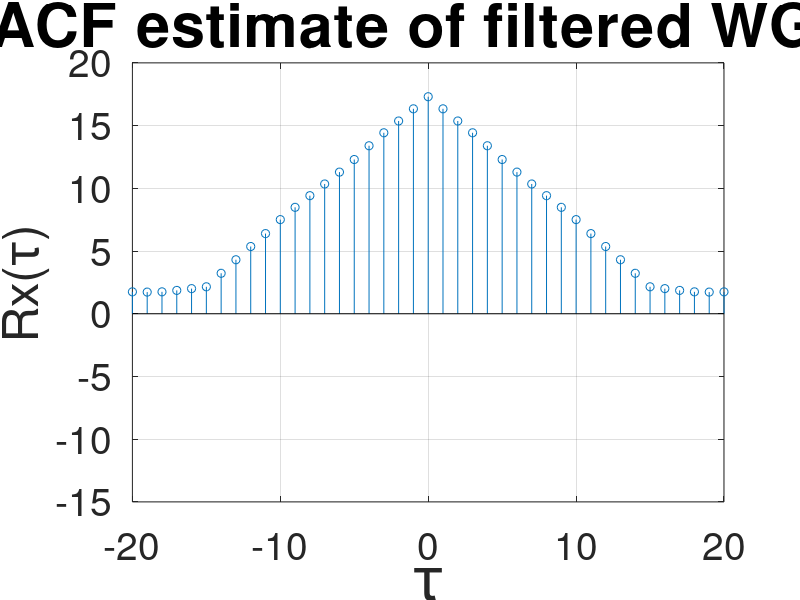

This figure's MATLAB source:
clear all


x = randn(1,1000);
y = filter(ones(15,1),(1),x);

%plot(y)

[c, lags] = xcorr(y, 'unbiased')

figure
stem(lags, c)
set(gca,'FontSize', 28)
xlabel('\tau', 'FontSize', 44)
ylabel('Rx(\tau)', 'FontSize', 36)
title('ACF estimate of filtered WGN', 'FontSize', 44)
grid on
xlim([-20 20])

%figure
%plot(lags, c)

